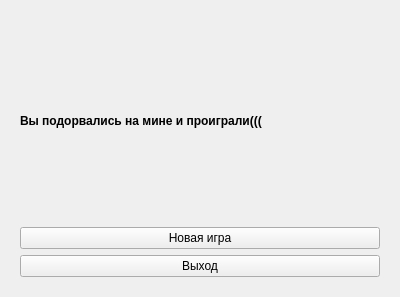
<?xml version="1.0" encoding="UTF-8"?>
<ui version="4.0">
 <class>Form</class>
 <widget class="QWidget" name="Form">
  <property name="geometry">
   <rect>
    <x>0</x>
    <y>0</y>
    <width>400</width>
    <height>297</height>
   </rect>
  </property>
  <property name="windowTitle">
   <string>Form</string>
  </property>
  <layout class="QVBoxLayout" name="verticalLayout">
   <item>
    <widget class="QWidget" name="widget" native="true">
     <layout class="QVBoxLayout" name="verticalLayout_2">
      <item>
       <widget class="QLabel" name="label">
        <property name="font">
         <font>
          <family>MS Shell Dlg 2</family>
          <weight>75</weight>
          <bold>true</bold>
         </font>
        </property>
        <property name="text">
         <string>Вы подорвались на мине и проиграли(((</string>
        </property>
       </widget>
      </item>
      <item>
       <widget class="QPushButton" name="okButton">
        <property name="text">
         <string>Новая игра</string>
        </property>
       </widget>
      </item>
      <item>
       <widget class="QPushButton" name="exitButton">
        <property name="text">
         <string>Выход</string>
        </property>
       </widget>
      </item>
     </layout>
    </widget>
   </item>
  </layout>
 </widget>
 <resources/>
 <connections/>
</ui>
